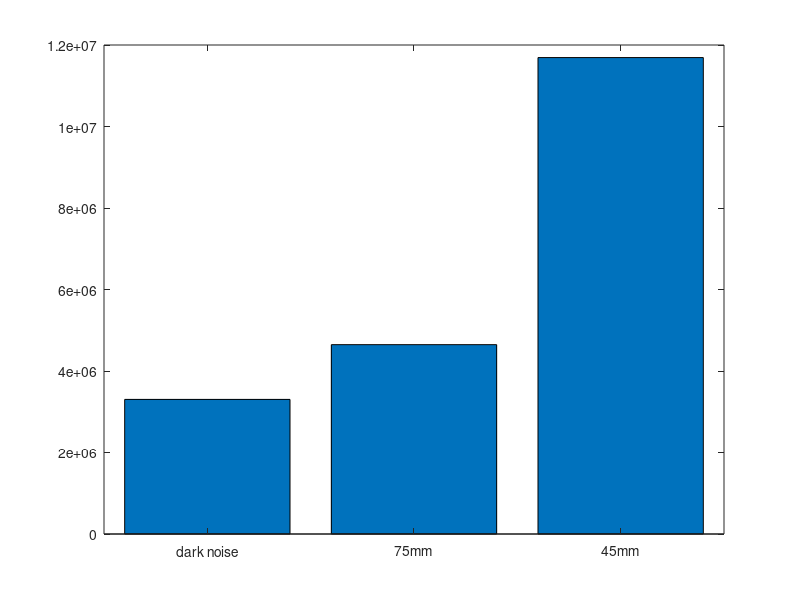

Write the MATLAB code that produced this figure.
close all
clc

intensities = [3303075 4646630 11691619];
bar(intensities)
set(gca,'XTickLabel',{'dark noise', '75mm', '45mm'})